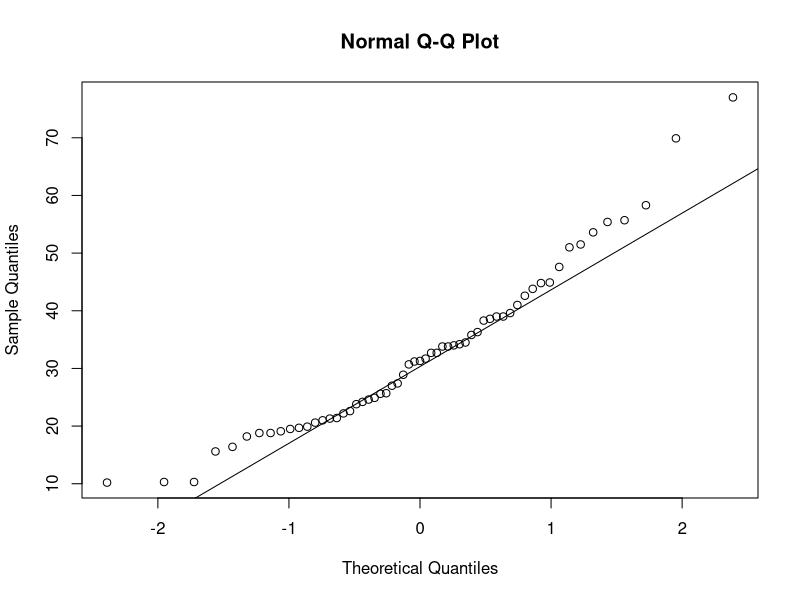
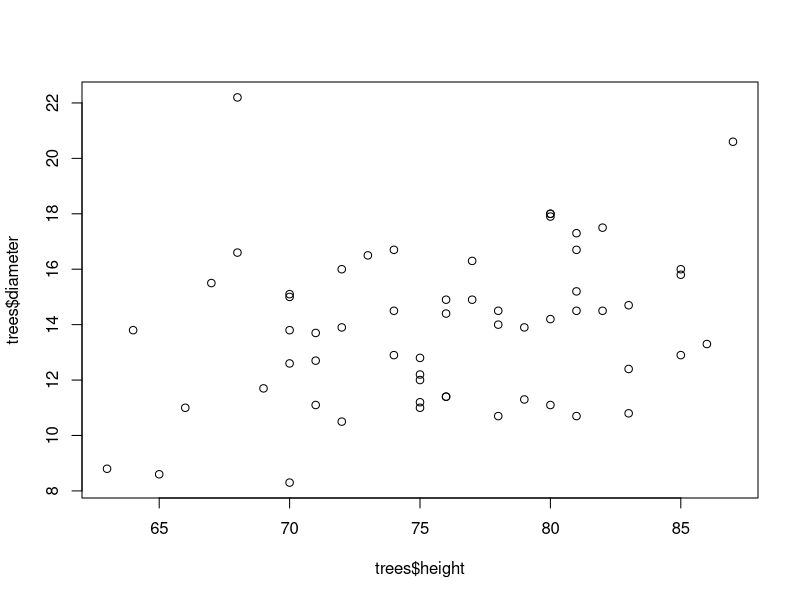

Write the R code that produced these figures, in order.
## ---- chunk 1
trees = read.table("data/treeVolume.txt", header = T)
trees$type <- as.factor(trees$type)
qqnorm(trees$volume); qqline(trees$volume)
trees_lm1 <- lm(volume ~ type, data = trees)
summary(trees_lm1)
trees_aov <- anova(trees_lm1)
print(trees_aov)

## ---- chunk 2
trees_lm2 <- lm(volume ~ type * diameter + height, data = trees)

#summary(trees_lm2)
anova(trees_lm2)


trees_lm3 <- lm(volume ~ type * height + diameter, data = trees)
#summary(trees_lm3)
anova(trees_lm3)


## ---- chunk 3
trees_lm4 <- lm(volume ~ diameter + height + type, data = trees)
summary(trees_lm4)
anova(trees_lm4)
drop1(trees_lm4, test='F')
## ---- chunk 4
tree_lm5 <- lm(volume ~ diameter + height, data = trees)
summary(tree_lm5)
summary(tree_lm5)$coefficient["diameter","Estimate"]*mean(trees$diameter)+summary(tree_lm5)$coefficient["height","Estimate"]*mean(trees$height)+summary(tree_lm5)$coefficient["(Intercept)","Estimate"]
mean(trees$volume) #to check if the formula is correct
## ---- chunk 5
trees$transform <- pi * (trees$diameter/2)^2 * trees$height
trees_lm5 <- lm(volume ~ transform, data = trees)
summary(trees_lm5)

plot(trees$height, trees$diameter)
